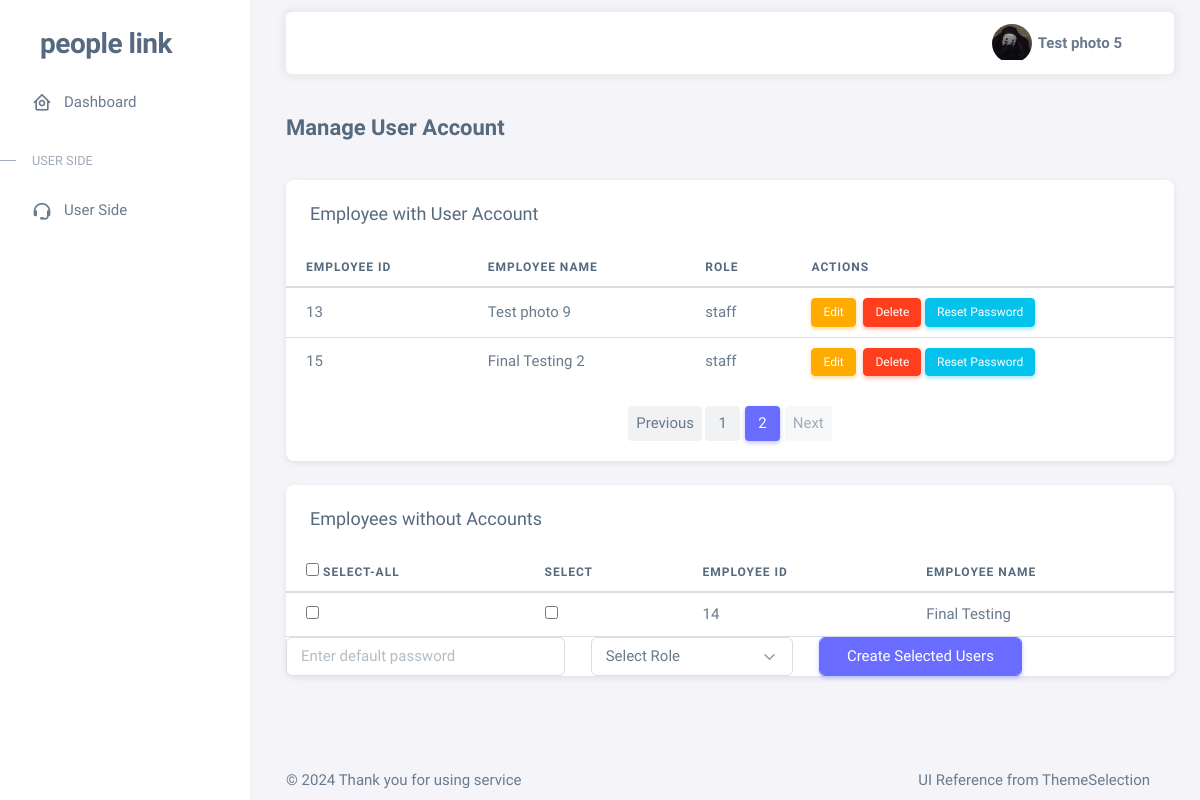
Page /check_employee_accounts?page_users=2&page_employees=1 (signed in) on the earlier database version.
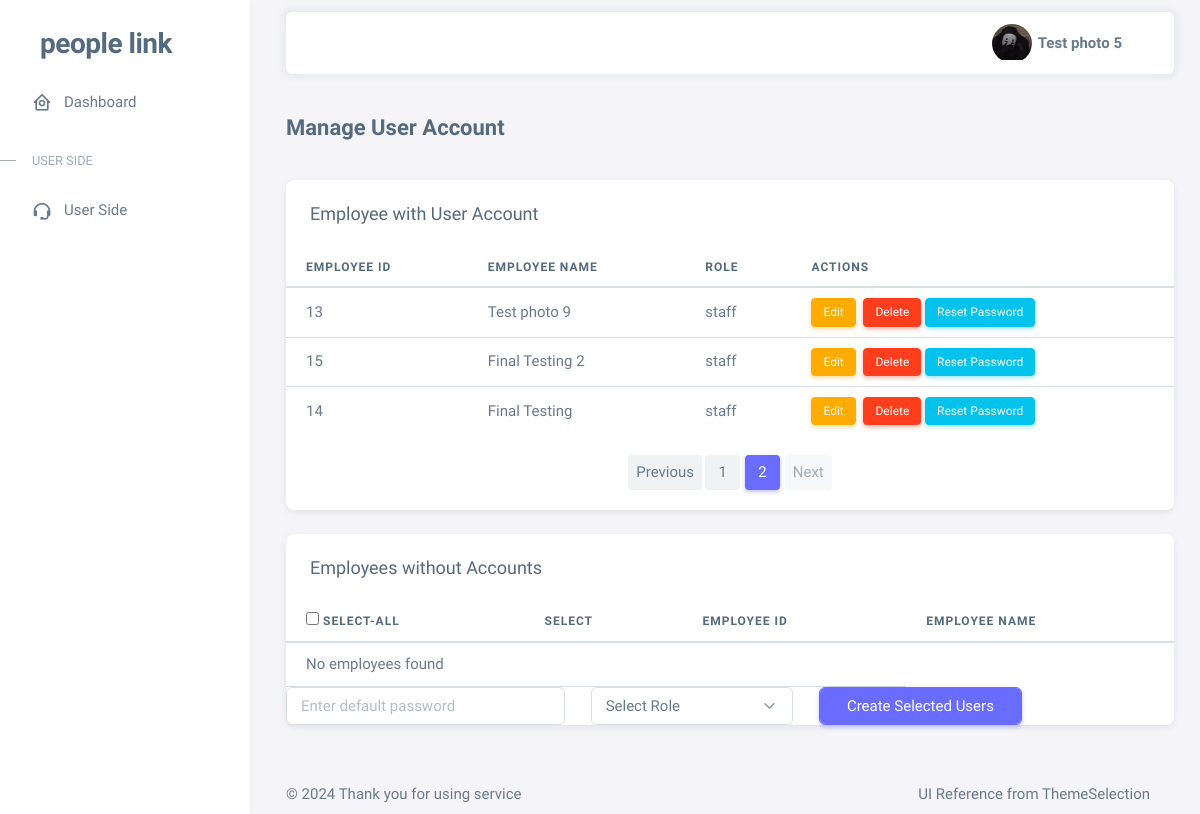
Same page on the later database version.
### tables this page shows
CREATE TABLE users (
        user_id INTEGER PRIMARY KEY AUTOINCREMENT,
        emp_id INTEGER NOT NULL,
        password BLOB NOT NULL,  -- Hashed password
        role TEXT CHECK(role IN ('manager', 'recruit_admin', 'payroll_admin', 'staff')) NOT NULL,
        FOREIGN KEY (emp_id) REFERENCES employee (emp_id)
    );

CREATE TABLE employee (
    emp_id INTEGER PRIMARY KEY AUTOINCREMENT,
    emp_name TEXT NOT NULL,
    email TEXT NOT NULL UNIQUE,  -- Employee email
    phone_number TEXT NOT NULL,  -- Employee phone number
    photo BLOB,  -- Employee profile photo (can store as binary data)
    dept_id INTEGER NOT NULL,
    job_status TEXT NOT NULL,
    gender TEXT NOT NULL,
    termination_date DATE,
    employee_status TEXT NOT NULL,
    join_date DATE NOT NULL,
    pos_id INTEGER NOT NULL,
    is_dept_leader INTEGER DEFAULT 0, -- 0 = not leader, 1 = leader
    is_team_leader INTEGER DEFAULT 0, -- 0 = not team leader, 1 = team leader
    FOREIGN KEY (pos_id) REFERENCES position (pos_id),
    FOREIGN KEY (dept_id) REFERENCES department (dept_id)
);

### app.py (the view)
@app.route('/check_employee_accounts')
def check_employee_accounts():
    if 'role' not in session:
        return redirect(url_for('login'))
    conn = get_db()
    cursor = conn.cursor()
    page_users = request.args.get('page_users', 1, type=int)
    per_page_users = 10
    offset_users = (page_users - 1) * per_page_users
    cursor.execute('''
    SELECT u.user_id, e.emp_id, e.emp_name, u.role
    FROM users u
    JOIN employee e ON u.emp_id = e.emp_id
    LIMIT ? OFFSET ?
    ''', (per_page_users, offset_users))
    users_with_name = cursor.fetchall()
    cursor.execute('SELECT COUNT(*) FROM users')
    total_users = cursor.fetchone()[0]
    total_pages_users = (total_users + per_page_users - 1) // per_page_users
    current_emp_id = session.get('emp_id')
    page_employees = request.args.get('page_employees', 1, type=int)
    per_page_employees = 10
    offset_employees = (page_employees - 1) * per_page_employees
    cursor.execute('''
        SELECT e.emp_id, e.emp_name, u.role
        FROM employee e
        JOIN users u ON e.emp_id = u.emp_id
        LIMIT ? OFFSET ?
    ''', (per_page_employees, offset_employees))
    employees_with_accounts = cursor.fetchall()
    cursor.execute(
        'SELECT COUNT(*) FROM employee e JOIN users u ON e.emp_id = u.emp_id')
    total_employees_with_accounts = cursor.fetchone()[0]
    total_pages_employees = (
        total_employees_with_accounts + per_page_employees - 1) // per_page_employees
    cursor.execute('''
        SELECT e.emp_id, e.emp_name
        FROM employee e
        LEFT JOIN users u ON e.emp_id = u.emp_id
        WHERE u.emp_id IS NULL
    ''')
    employees_without_accounts = cursor.fetchall()
    conn.close()
    return render_template(
        'check_employee_accounts.html',
        users_with_name=users_with_name,
        employees_with_accounts=employees_with_accounts,
        employees_without_accounts=employees_without_accounts,
        current_emp_id=current_emp_id,
        page_users=page_users,
        total_pages_users=total_pages_users,
        page_employees=page_employees,
        total_pages_employees=total_pages_employees
    )

### app.py (called while the page is built)
def get_db():
    conn = sqlite3.connect('hrm.db')
    conn.row_factory = sqlite3.Row
    return conn

### templates/check_employee_accounts.html (shortened to what the changed rows need)
{% extends "base.html" %}
{% block content %}
<div class="container-xxl flex-grow-1 container-p-y">
    <div class="card mb-4">
        <div class="table-responsive text-nowrap">
            <table class="table">
                <thead>
                    <tr>
                        <th>Employee ID</th>
                        <th>Employee Name</th>
                        <th>Role</th>
                        <th>Actions</th>
                    </tr>
                </thead>
                <tbody class="table-border-bottom-0">
                    {% for user in users_with_name %}
                    <tr>
                        <td>{{ user[1] }}</td>
                        <td>{{ user[2] }}</td>
                        <td>{{ user[3] }}</td>
                        <td>
                            <a href="{{ url_for('edit_user', user_id=user[0], role=user[2]) }}" class="btn btn-warning btn-sm me-1">Edit</a>
                            <form action="{{ url_for('delete_user', user_id=user[0], role=user[2]) }}" method="POST" style="display:inline;">
                                <button type="submit" class="btn btn-danger btn-sm">Delete</button>
                            </form>
                            <a href="{{ url_for('reset_password', user_id=user[0]) }}" class="btn btn-info btn-sm">Reset Password</a>
                        </td>
                    </tr>
                    {% endfor %}
                </tbody>
            </table>
        </div>
        <nav aria-label="Page navigation">
            <ul class="pagination justify-content-center">
                {% for p in range(1, total_pages_users + 1) %}
                <li class="page-item {% if page_users == p %}active{% endif %}">
                    <a class="page-link" href="{{ url_for('check_employee_accounts', page_users=p, page_employees=page_employees) }}">{{ p }}</a>
                </li>
                {% endfor %}
            </ul>
        </nav>
    </div>
    <div class="card mb-4">
        <form action="{{ url_for('add_users') }}" method="post">
            <div class="table-responsive text-nowrap">
                <table class="table">
                    <thead>
                        <tr>
                            <th>
                                <input type="checkbox" id="select-all">  Select-all
                            </th>
                            <th>Select</th>
                            <th>Employee ID</th>
                            <th>Employee Name</th>
                        </tr>
                    </thead>
                    <tbody>
                        {% if employees_without_accounts %}
                        {% for emp in employees_without_accounts %}
                        <tr>
                            <td><input type="checkbox" name="emp_ids" value="{{ emp[0] }}" class="emp-checkbox"></td>
                            <td><input type="checkbox" name="emp_ids" value="{{ emp[0] }}"></td>
                            <td>{{ emp[0] }}</td>
                            <td>{{ emp[1] }}</td>
                        </tr>
                        {% endfor %}
                        {% else %}
                        <tr>
                            <td colspan="3">No employees found</td>
                        </tr>
                        {% endif %}
                    </tbody>
                </table>
            </div>
        </form>
    </div>
</div>
{% endblock %}

Differences in the rows shown:
no longer on this page (row unchanged): employee: emp_id "14", emp_name "Final Testing"
added users: emp_id "14", emp_name "Final Testing", role "staff"
Other differences:
text now shown: "No employees found"
